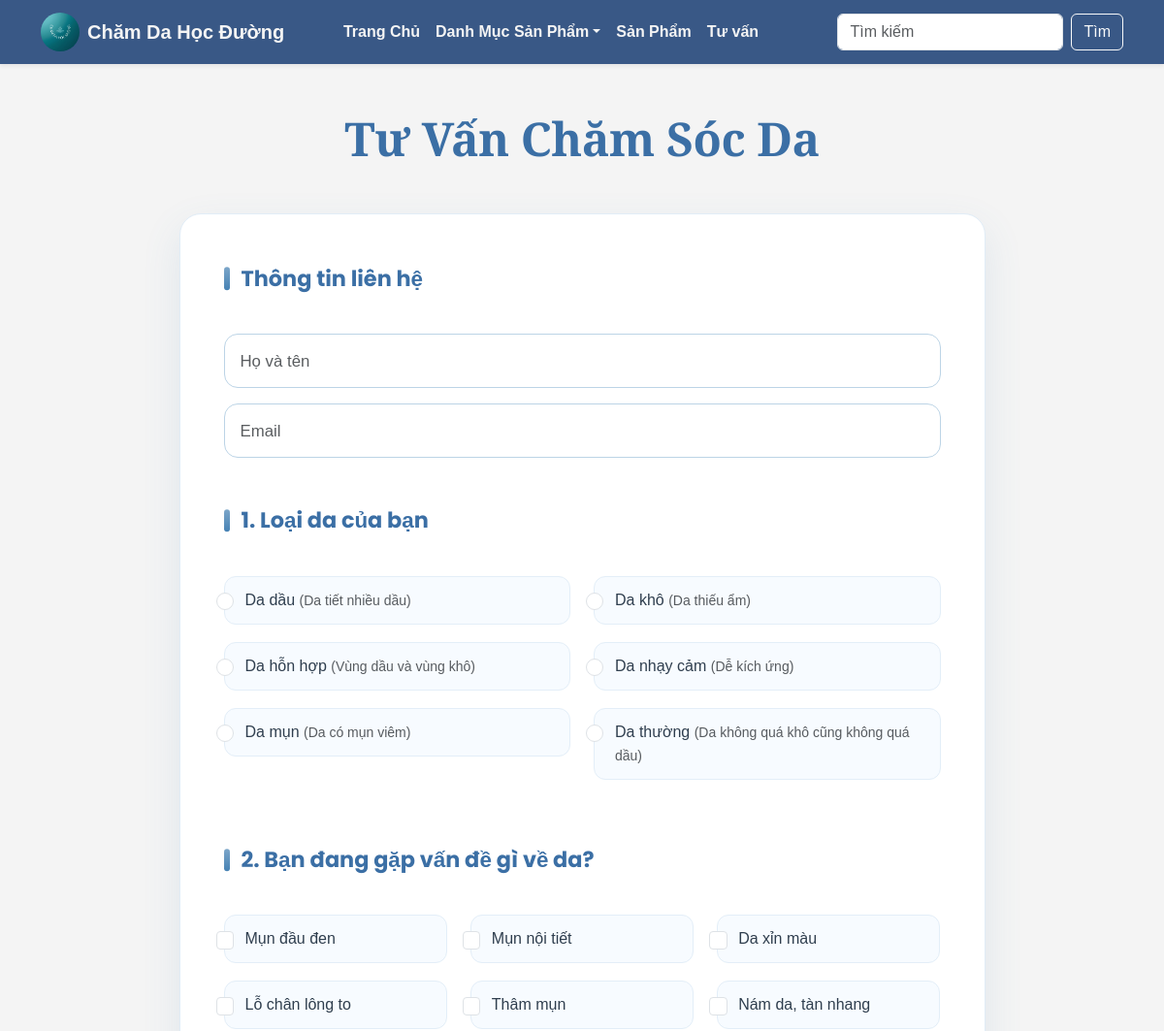
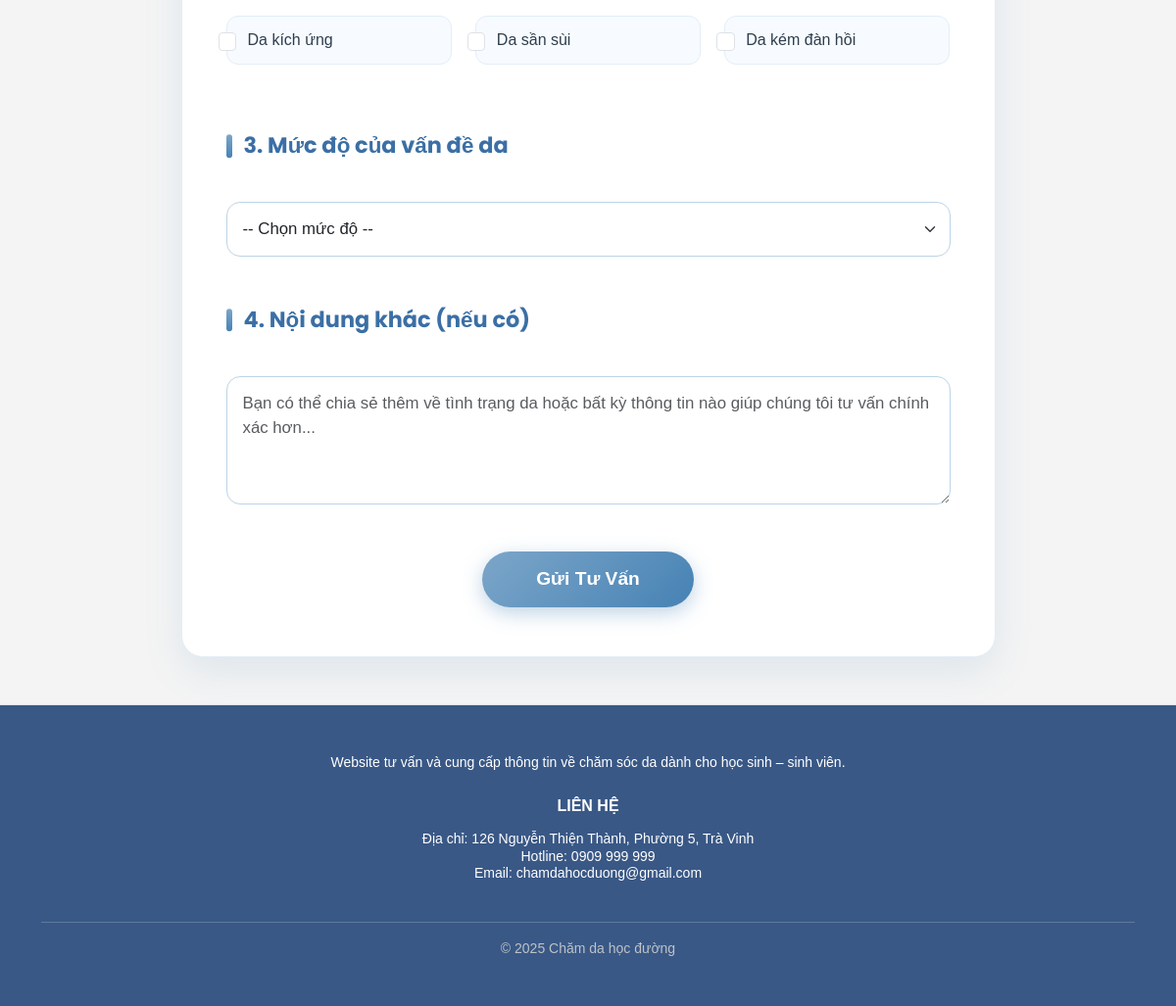
Screenshot of /chamda/tuvan.php with the database file from the repository (2 pictures, top to bottom).
### tables this page shows
CREATE TABLE `loaida` (
  `MaLoaiDa` int(11) NOT NULL,
  `TenLoaiDa` varchar(50) DEFAULT NULL,
  `MoTa` text DEFAULT NULL
);

### chamda/tuvan.php (the view, shortened to what this page needs)
<?php
include 'ketnoi.php';
$show_form = true;
?>
<!DOCTYPE html>
<html lang="vi">
<head>
    <link href="https://cdn.jsdelivr.net/npm/bootstrap@5.3.0/dist/css/bootstrap.min.css" rel="stylesheet">
    <link rel="stylesheet" href="style.css">
</head>
<body>
    <nav class="navbar navbar-expand-lg shadow-sm">
        <div class="container">
            <a class="navbar-brand fw-bold d-flex align-items-center" href="index.php">
                <img src="images/logo.jpg" width="40" height="40" class="rounded-circle me-2">
                Chăm Da Học Đường
            </a>
            <div class="collapse navbar-collapse" id="navMain">
                <ul class="navbar-nav mx-auto mb-2 mb-lg-0">
                    <li class="nav-item"><a class="nav-link fw-semibold" href="index.php">Trang Chủ</a></li>
                    <li class="nav-item dropdown">
                        <a class="nav-link dropdown-toggle fw-semibold" href="#" data-bs-toggle="dropdown">Danh Mục Sản Phẩm</a>
                    </li>
                    <li class="nav-item"><a class="nav-link fw-semibold" href="tatcasanpham.php">Sản Phẩm</a></li>
                    <li class="nav-item"><a class="nav-link fw-semibold active" href="tuvan.php">Tư vấn</a></li>
                </ul>
                <form class="d-flex ms-auto" method="GET" action="index.php">
                    <input class="form-control me-2" type="search" name="timkiem" placeholder="Tìm kiếm"
                        value="<?= isset($_GET['timkiem']) ? htmlspecialchars($_GET['timkiem']) : '' ?>">
                    <button class="btn btn-outline-light" type="submit">Tìm</button>
                </form>
            </div>
        </div>
    </nav>
    <div class="container mt-5 mb-5">
        <div class="row justify-content-center">
            <div class="col-lg-9">
                <h2 class="text-center mb-5 fw-bold display-5">Tư Vấn Chăm Sóc Da</h2>
                <?php if ($show_form): ?>
                <div class="form-card">
                    <form method="POST" novalidate>
                        <div class="mb-5">
                            <label class="section-title">Thông tin liên hệ</label>
                            <div class="mt-3">
                                <div class="mb-3">
                                    <input type="text" name="ten" class="form-control form-control-lg" placeholder="Họ và tên" required value="<?= isset($_POST['ten']) ? htmlspecialchars($_POST['ten']) : '' ?>">
                                </div>
                                <div class="mb-3">
                                    <input type="email" name="email" class="form-control form-control-lg" placeholder="Email" required value="<?= isset($_POST['email']) ? htmlspecialchars($_POST['email']) : '' ?>">
                                </div>
                            </div>
                        </div>
                        <div class="mb-5">
                            <label class="section-title">1. Loại da của bạn</label>
                            <div class="row mt-3">
                                <?php
                                $sql_ld = "SELECT * FROM LoaiDa ORDER BY MaLoaiDa";
                                $result_ld = $conn->query($sql_ld);
                                while($ld = $result_ld->fetch_assoc()):
                                ?>
                                <div class="col-md-6 mb-3">
                                    <div class="form-check">
                                        <input class="form-check-input" type="radio" name="loaida" id="ld<?= $ld['MaLoaiDa'] ?>" value="<?= $ld['MaLoaiDa'] ?>" <?= isset($_POST['loaida']) && $_POST['loaida']==$ld['MaLoaiDa'] ? 'checked' : '' ?> required>
                                        <label class="form-check-label fw-medium" for="ld<?= $ld['MaLoaiDa'] ?>">
                                            <?= htmlspecialchars($ld['TenLoaiDa']) ?> <small class="text-muted">(<?= htmlspecialchars($ld['MoTa']) ?>)</small>
                                        </label>
                                    </div>
                                </div>
                                <?php endwhile; ?>
                            </div>
                        </div>
                        <div class="mb-5">
                            <label class="section-title">2. Bạn đang gặp vấn đề gì về da?</label>
                            <div class="row mt-3">
                                <?php
                                $vande_list = [
                                    'Mụn đầu đen', 'Mụn nội tiết', 'Da xỉn màu', 'Lỗ chân lông to',
                                    'Thâm mụn', 'Nám da, tàn nhang', 'Da kích ứng', 'Da sần sùi', 'Da kém đàn hồi'
                                ];
                                foreach ($vande_list as $index => $vd):
                                    $checked = isset($_POST['vande']) && in_array($vd, $_POST['vande']) ? 'checked' : '';
                                ?>
                                <div class="col-md-6 col-lg-4 mb-3">
                                    <div class="form-check">
                                        <input class="form-check-input" type="checkbox" name="vande[]" id="vd<?= $index ?>" value="<?= htmlspecialchars($vd) ?>" <?= $checked ?>>
                                        <label class="form-check-label" for="vd<?= $index ?>"><?= $vd ?></label>
                                    </div>
                                </div>
                                <?php endforeach; ?>
                            </div>
                        </div>
                        <div class="mb-5">
                            <label class="section-title">3. Mức độ của vấn đề da</label>
                            <select name="mucdo" class="form-select form-select-lg mt-3" required>
                                <option value="">-- Chọn mức độ --</option>
                            </select>
                        </div>
                        <div class="mb-5">
                            <label class="section-title">4. Nội dung khác (nếu có)</label>
                            <textarea name="noidungkhac" class="form-control form-control-lg mt-3" rows="4" placeholder="Bạn có thể chia sẻ thêm về tình trạng da hoặc bất kỳ thông tin nào giúp chúng tôi tư vấn chính xác hơn..."><?= isset($_POST['noidungkhac']) ? htmlspecialchars($_POST['noidungkhac']) : '' ?></textarea>
                        </div>
                        <div class="text-center">
                            <button type="submit" class="btn btn-submit btn-lg text-white">Gửi Tư Vấn</button>
                        </div>
                    </form>
                </div>
                <?php endif; ?>
            </div>
        </div>
    </div>
    <footer class="py-5 mt-5 border-top">
        <div class="container">
            <div class="row align-items-start small text-white">
                <div class="col-12 text-center mb-4">
                    Website tư vấn và cung cấp thông tin về chăm sóc da dành cho học sinh – sinh viên.
                </div>
                <div class="col-lg-4 col-md-6 mb-3 text-center mx-auto">
                    <h6 class="mb-3 fw-bold" style="color: #ffffff;">LIÊN HỆ</h6>
                    <p class="lh-sm mb-0 opacity-90">
                        Địa chỉ: 126 Nguyễn Thiện Thành, Phường 5, Trà Vinh<br>
                        Hotline: 0909 999 999<br>
                        Email: chamdahocduong@gmail.com
                    </p>
                </div>
            </div>
            <div class="text-center mt-4 pt-3 border-top small" style="border-color: rgba(255,255,255,0.2) !important; color: #bdc3c7;">
                © 2025 Chăm da học đường
            </div>
        </div>
    </footer>
</body>
</html>

### chamda/style.css (style rules this page uses)
body { font-family: Arial, sans-serif; background-color: #f4f4f4; }
.navbar { background-color: #395886; }
.navbar a { color: #f4f4f4 !important; }
.navbar-nav .nav-link, .navbar-nav .dropdown-toggle { font-weight: bold !important; color: #f4f4f4 !important; }
footer { background-color: #395886; color: rgb(15, 15, 15); padding: 20px; text-align: center; margin-top: 50px; }

### chamda/tuvan.php (style rules this page uses)
.form-card { background: #ffffff; border-radius: 22px; box-shadow: 0 15px 40px rgba(70, 130, 180, 0.12); padding: 50px 45px; border: 1px solid #e1edf7; }
.section-title { color: #3b6fa5; font-weight: 700; font-size: 1.4rem; margin-bottom: 1.5rem; position: relative; padding-left: 18px; font-family: 'Poppins', sans-serif; }
.section-title::before { content: ''; position: absolute; left: 0; top: 50%; transform: translateY(-50%); width: 6px; height: 70%; background: linear-gradient(to bottom, #7ca6c9, #4682B4); border-radius: 4px; }
.form-check { background: #f7fbff; padding: 12px 15px; border-radius: 12px; border: 1px solid #e3eef8; transition: all 0.25s ease; }
.form-check-input { width: 1.15em; height: 1.15em; }
.form-check-label { color: #2f3e4e; font-weight: 500; margin-left: 6px; }
.form-control-lg, .form-select-lg, textarea.form-control { border-radius: 14px; border-color: #bcd4e6; padding: 0.9rem 1rem; font-size: 1.05rem; }
.btn-submit { background: linear-gradient(135deg, #7ca6c9, #4682B4); border: none; padding: 14px 55px; font-size: 1.2rem; font-weight: 600; border-radius: 50px; box-shadow: 0 6px 20px rgba(70, 130, 180, 0.35); transition: all 0.3s ease; }
h2.display-5 { color: #3b6fa5; letter-spacing: -0.5px; font-family: 'Playfair Display', serif; font-weight: 700; }

### rows the page displays
loaida: TenLoaiDa "Da dầu", MoTa "Da tiết nhiều dầu"
loaida: TenLoaiDa "Da khô", MoTa "Da thiếu ẩm"
loaida: TenLoaiDa "Da hỗn hợp", MoTa "Vùng dầu và vùng khô"
loaida: TenLoaiDa "Da nhạy cảm", MoTa "Dễ kích ứng"
loaida: TenLoaiDa "Da mụn", MoTa "Da có mụn viêm"
loaida: TenLoaiDa "Da thường", MoTa "Da không quá khô cũng không quá dầu"

### other values shown
$vd "Mụn đầu đen"
$vd "Mụn nội tiết"
$vd "Da xỉn màu"
$vd "Lỗ chân lông to"
$vd "Thâm mụn"
$vd "Nám da, tàn nhang"
$vd "Da kích ứng"
$vd "Da sần sùi"
$vd "Da kém đàn hồi"
